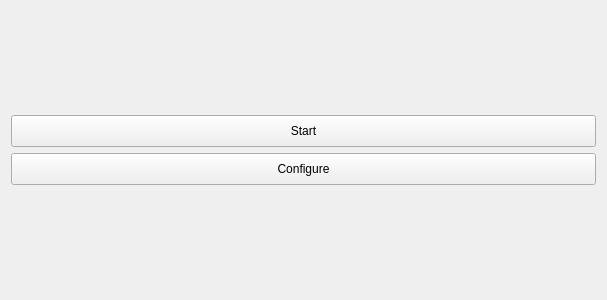
<?xml version="1.0" encoding="UTF-8"?>
<ui version="4.0">
 <class>WelcomeWindow</class>
 <widget class="QWidget" name="WelcomeWindow">
  <property name="geometry">
   <rect>
    <x>0</x>
    <y>0</y>
    <width>607</width>
    <height>300</height>
   </rect>
  </property>
  <property name="windowTitle">
   <string>Form</string>
  </property>
  <layout class="QGridLayout" name="gridLayout">
   <item row="0" column="0">
    <layout class="QVBoxLayout" name="verticalLayout">
     <item>
      <widget class="QPushButton" name="startButton">
       <property name="minimumSize">
        <size>
         <width>0</width>
         <height>32</height>
        </size>
       </property>
       <property name="text">
        <string>Start</string>
       </property>
      </widget>
     </item>
     <item>
      <widget class="QPushButton" name="configureButton">
       <property name="minimumSize">
        <size>
         <width>0</width>
         <height>32</height>
        </size>
       </property>
       <property name="text">
        <string>Configure</string>
       </property>
      </widget>
     </item>
    </layout>
   </item>
  </layout>
 </widget>
 <resources/>
 <connections/>
</ui>
